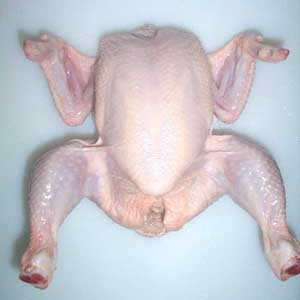
#> input picture images/chicken.jpg, 300 x 300 px
$ python DressedChickenWeightEstimatorApp.py
#> lines starting #> are read from the running program, lines starting #| are printed output that depends on the picture; after the words box and inside, x2 and y2 are one past the last pixel; in counts of white or black regions, pixels touching at a corner belong together
import cv2


imageSrc = 'images/chicken.jpg'
image = cv2.imread(imageSrc)
#> image is the input picture: shape (300, 300, 3); mean B, G, R 204.2, 197.6, 199.7
grayImage = cv2.cvtColor(image, cv2.COLOR_BGR2GRAY)
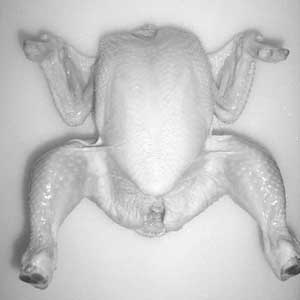
#> grayImage: shape (300, 300); min 53, max 254, mean 198.9
blur = cv2.GaussianBlur(grayImage, (3, 3), 0)
ref, binaryImage = cv2.threshold(blur, 200, 255, cv2.THRESH_BINARY)
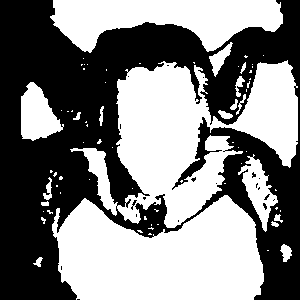
#> binaryImage: shape (300, 300); 51.2% white; 20 black regions (18 under 20 px), largest, box (x1, y1, x2, y2) and area: (0, 0, 300, 300) 43818, (131, 200, 137, 210) 20

if image is not None:
    cv2.imshow("V's image", binaryImage)
elif image is None:
    print("error!")

k = cv2.waitKey(0)
#> (key Esc is pressed here)
cv2.destroyAllWindows()

$ run again, with images/v.jpg copied over images/chicken.jpg
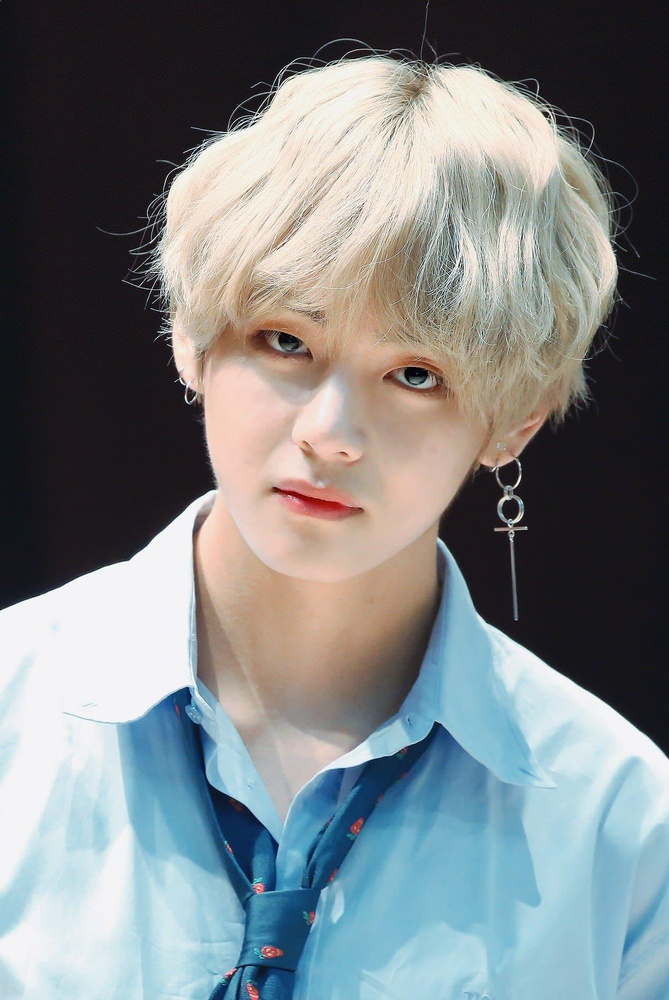
#> input picture images/v.jpg, 669 x 1000 px, shrunk from 1210 x 1810 before the run
#> image is the input picture: shape (1000, 669, 3); mean B, G, R 132.2, 130.3, 124.7
#> `grayImage = cv2.cvtColor(image, cv2.COLOR_BGR2GRAY)`:
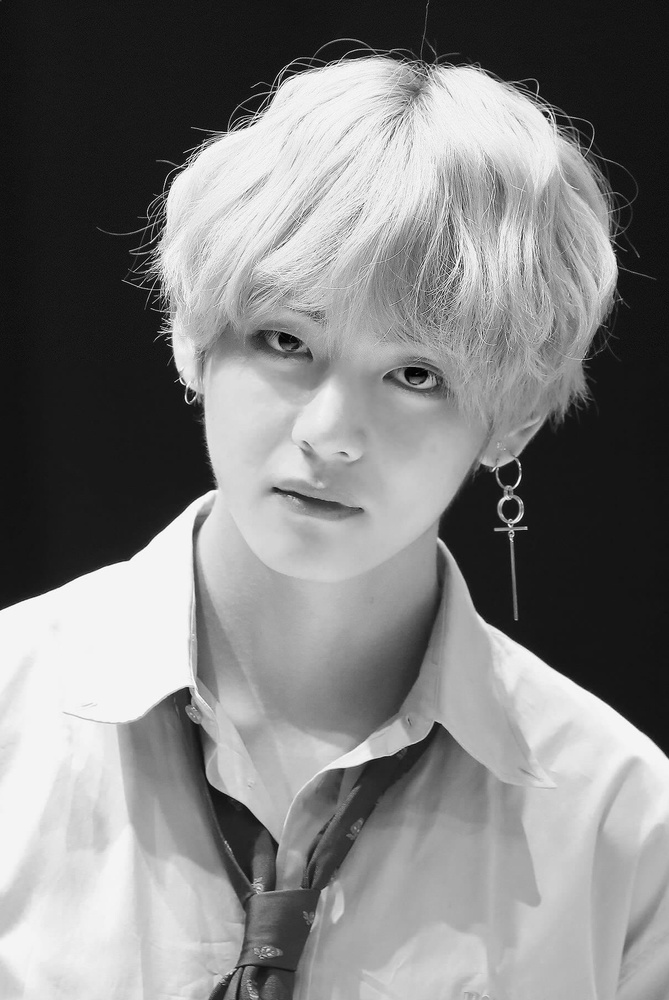
#> grayImage: shape (1000, 669); min 0, max 255, mean 128.8
#> `ref, binaryImage = cv2.threshold(blur, 200, 255, cv2.THRESH_BINARY)`:
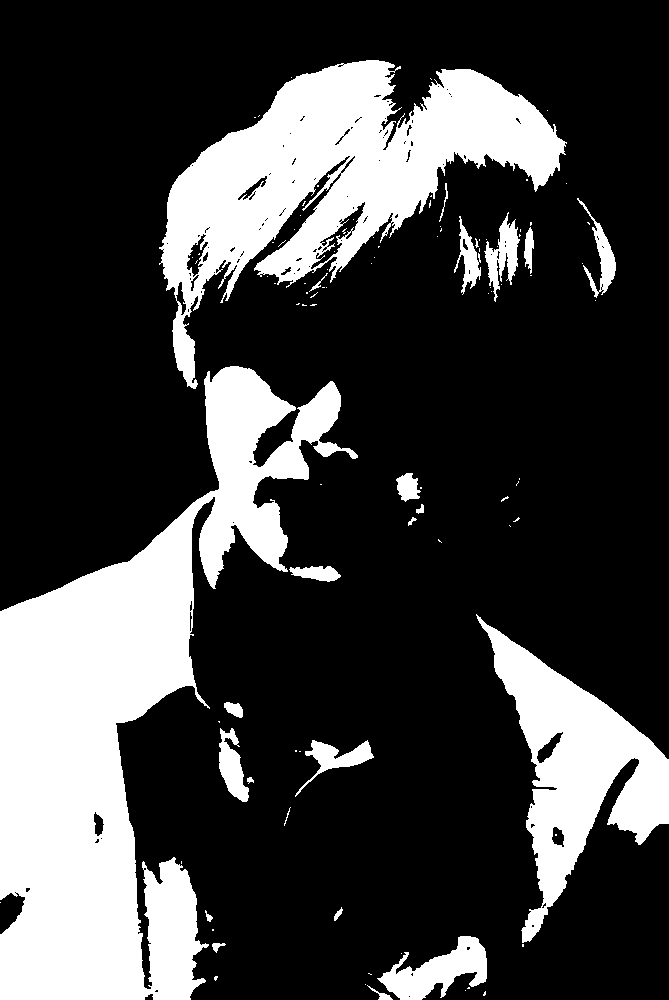
#> binaryImage: shape (1000, 669); 25.3% white; 101 white regions (78 under 20 px), largest, box (x1, y1, x2, y2) and area: (0, 366, 358, 1000) 86558, (159, 60, 567, 389) 49712, (476, 614, 669, 943) 21841
